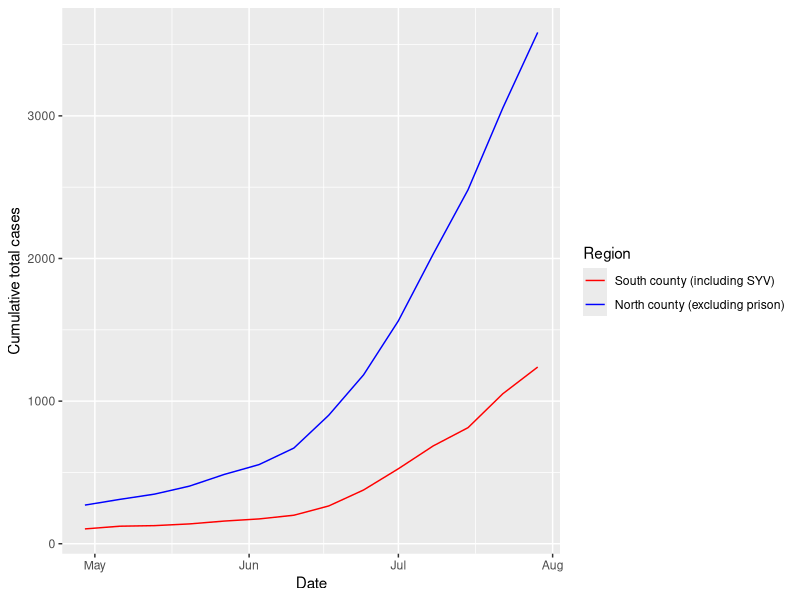
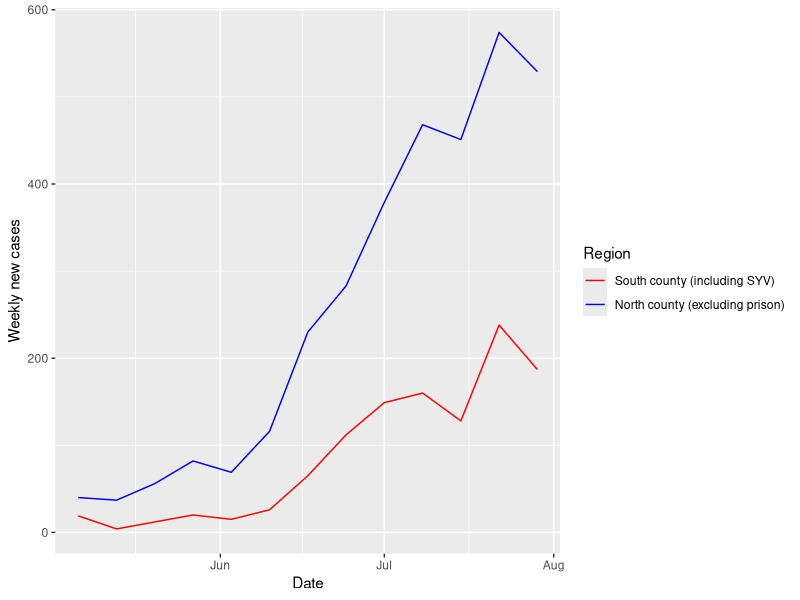
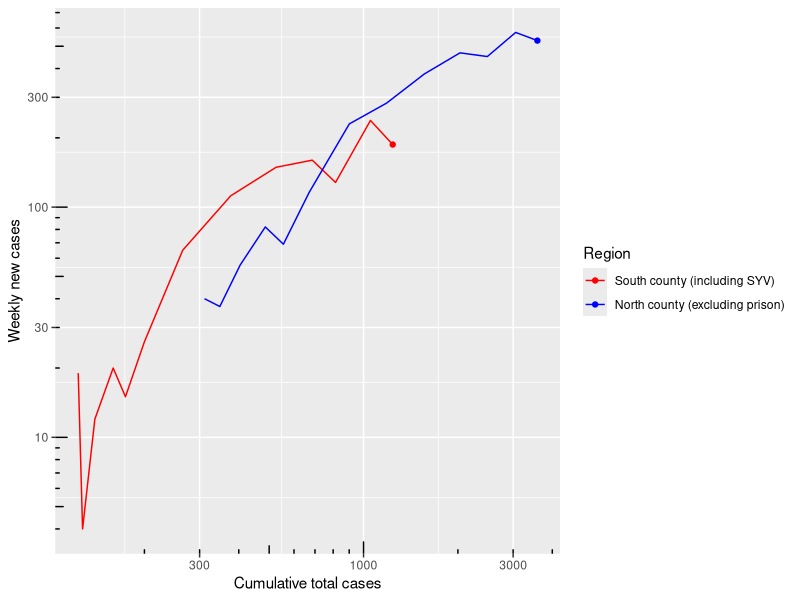

Write R code to recreate these figures, in order.
## ---- chunk 1
knitr::opts_chunk$set(echo = TRUE)
## ---- chunk 2
library(tidyverse)
library(lubridate)
## ---- chunk 3
raw_data <- read_csv("data/data.csv", col_types="fiD")
head(raw_data)
## ---- chunk 4
range(raw_data$date)
## ---- chunk 5
raw_data %>%
  group_by(area) %>%
  arrange(date) %>%
  mutate(delta=cases-lag(cases)) %>% # computed within each group
  filter(delta < 0)
## ---- chunk 6
south_areas <- c("SOUTH COUNTY UNINCORPORATED AREA includes communities of Montecito, Summerland and the City of Carpinteria",
                 "CITY OF SANTA BARBARA and the unincorporated area of Mission Canyon",
                 "CITY OF GOLETA",
                 "COMMUNITY OF ISLA VISTA",
                 "UNINCORPORATED AREA OF THE GOLETA VALLEY AND GAVIOTA",
                 "SANTA YNEZ VALLEY including the Cities of Solvang & Buellton, and the communities of Santa Ynez, Los Alamos, Los Olivos and Ballard")
north_areas <- c("CITY OF LOMPOC and the communities of Mission Hills and Vandenberg Village",
                 "CITY OF SANTA MARIA",
                 "COMMUNITY OF ORCUTT",
                 "UNINCORPORATED AREAS of Sisquoc, Casmalia, Garey, Cuyama, New Cuyama, and the City of Guadalupe")
other_areas <- c("FEDERAL PRISON IN LOMPOC",
                 "People incarcerated at the Federal Prison in Lompoc",
                 "Out of County")

base_data <- raw_data %>%
  mutate(region=fct_collapse(area, south=south_areas, north=north_areas, other=other_areas)) %>%
  filter(region != "other") %>%
  group_by(region, date) %>%
  summarize(cases=sum(cases)) %>%
  filter(wday(date) == 4)

head(base_data)
## ---- chunk 7
legend <- scale_color_manual(
  labels=c("South county (including SYV)", "North county (excluding prison)"),
  values=c("red", "blue"))

ggplot(base_data, aes(x=date, y=cases, color=region)) + geom_line() +
  labs(x="Date", y="Cumulative total cases", color="Region") +
  legend
## ---- chunk 8
week_data <- base_data %>%
  arrange(date) %>%
  mutate(new_cases=cases-lag(cases)) %>%
  drop_na # first row in each group is NA

ggplot(week_data, aes(x=date, y=new_cases, color=region)) + geom_line() +
  labs(x="Date", y="Weekly new cases", color="Region") +
  legend
## ---- chunk 9
ggplot(week_data, aes(x=cases, y=new_cases, color=region)) +
  geom_line() +
  geom_point(data=week_data[week_data$date==max(week_data$date),]) + # add terminal points
  scale_x_log10() + scale_y_log10() +
  annotation_logticks() +
  labs(x="Cumulative total cases", y="Weekly new cases", color="Region") +
  legend
## ---- chunk 10
data <- base_data %>% filter(region == "north") %>% arrange(date)
growth_rate <- (data[13,"cases"]/data[1,"cases"])^(1/12)
doubling_time <- log(2)/log(growth_rate) # weeks
